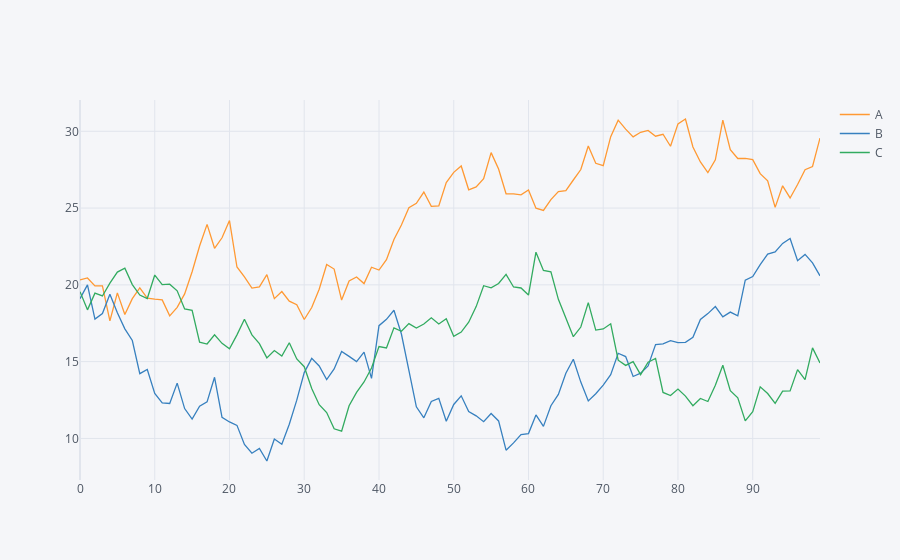

The notebook cell saved with this chart:
### Markdown cell above
## the below graphs are drawn using plotly and matplotlib 
and the difference is very clear graph wise both are the same and there is not much difference but we can see a difference in interactiveness the graph drawn in plotly is interactive as i scroll past it shows me the co-ordinates of that point

### Code cell
## graph using ploty
df.iplot()
